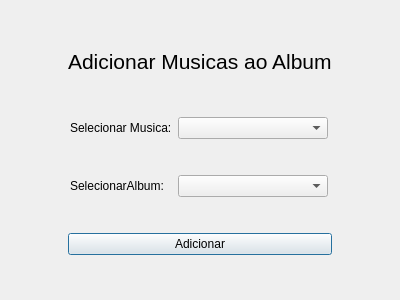
<?xml version="1.0" encoding="UTF-8"?>
<ui version="4.0">
 <class>AddMusicsToAlbum</class>
 <widget class="QDialog" name="AddMusicsToAlbum">
  <property name="geometry">
   <rect>
    <x>0</x>
    <y>0</y>
    <width>400</width>
    <height>300</height>
   </rect>
  </property>
  <property name="windowTitle">
   <string>Dialog</string>
  </property>
  <layout class="QGridLayout" name="gridLayout">
   <item row="0" column="0">
    <widget class="QLabel" name="label">
     <property name="minimumSize">
      <size>
       <width>0</width>
       <height>30</height>
      </size>
     </property>
     <property name="maximumSize">
      <size>
       <width>16777215</width>
       <height>40</height>
      </size>
     </property>
     <property name="font">
      <font>
       <pointsize>16</pointsize>
      </font>
     </property>
     <property name="text">
      <string>Adicionar Musicas ao Album</string>
     </property>
    </widget>
   </item>
   <item row="1" column="0">
    <layout class="QHBoxLayout" name="horizontalLayout">
     <item>
      <widget class="QLabel" name="label_2">
       <property name="minimumSize">
        <size>
         <width>100</width>
         <height>0</height>
        </size>
       </property>
       <property name="maximumSize">
        <size>
         <width>100</width>
         <height>16777215</height>
        </size>
       </property>
       <property name="text">
        <string>Selecionar Musica:</string>
       </property>
      </widget>
     </item>
     <item>
      <widget class="QComboBox" name="comboBoxMusica">
       <property name="minimumSize">
        <size>
         <width>100</width>
         <height>0</height>
        </size>
       </property>
       <property name="maximumSize">
        <size>
         <width>150</width>
         <height>16777215</height>
        </size>
       </property>
      </widget>
     </item>
    </layout>
   </item>
   <item row="2" column="0">
    <layout class="QHBoxLayout" name="horizontalLayout_2">
     <item>
      <widget class="QLabel" name="label_3">
       <property name="minimumSize">
        <size>
         <width>100</width>
         <height>0</height>
        </size>
       </property>
       <property name="maximumSize">
        <size>
         <width>100</width>
         <height>16777215</height>
        </size>
       </property>
       <property name="text">
        <string>SelecionarAlbum:</string>
       </property>
      </widget>
     </item>
     <item>
      <widget class="QComboBox" name="comboBoxAlbum">
       <property name="minimumSize">
        <size>
         <width>100</width>
         <height>0</height>
        </size>
       </property>
       <property name="maximumSize">
        <size>
         <width>150</width>
         <height>16777215</height>
        </size>
       </property>
      </widget>
     </item>
    </layout>
   </item>
   <item row="3" column="0">
    <widget class="QPushButton" name="pushButton">
     <property name="text">
      <string>Adicionar</string>
     </property>
    </widget>
   </item>
  </layout>
 </widget>
 <tabstops>
  <tabstop>comboBoxMusica</tabstop>
  <tabstop>comboBoxAlbum</tabstop>
  <tabstop>pushButton</tabstop>
 </tabstops>
 <resources/>
 <connections/>
</ui>
